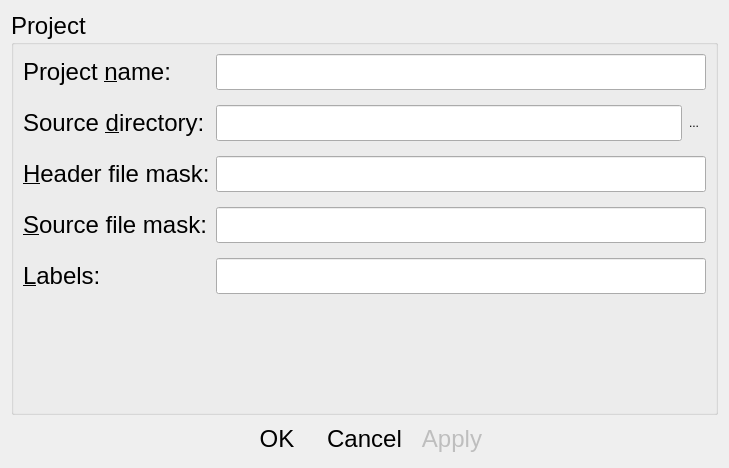
<?xml version="1.0" encoding="UTF-8"?>
<ui version="4.0">
 <class>projectDialog</class>
 <widget class="QDialog" name="projectDialog">
  <property name="geometry">
   <rect>
    <x>0</x>
    <y>0</y>
    <width>729</width>
    <height>468</height>
   </rect>
  </property>
  <property name="sizePolicy">
   <sizepolicy hsizetype="Expanding" vsizetype="Expanding">
    <horstretch>1</horstretch>
    <verstretch>1</verstretch>
   </sizepolicy>
  </property>
  <property name="contextMenuPolicy">
   <enum>Qt::DefaultContextMenu</enum>
  </property>
  <property name="windowTitle">
   <string>Project [*]</string>
  </property>
  <property name="styleSheet">
   <string>QPushButton:hover:flat { border: 1px solid grey; border-radius: 3px} </string>
  </property>
  <layout class="QVBoxLayout" name="verticalLayout_2" stretch="8,2">
   <item>
    <layout class="QVBoxLayout">
     <property name="spacing">
      <number>6</number>
     </property>
     <property name="leftMargin">
      <number>0</number>
     </property>
     <property name="topMargin">
      <number>0</number>
     </property>
     <property name="rightMargin">
      <number>0</number>
     </property>
     <property name="bottomMargin">
      <number>0</number>
     </property>
     <item>
      <widget class="QGroupBox" name="groupBox">
       <property name="font">
        <font>
         <pointsize>18</pointsize>
        </font>
       </property>
       <property name="title">
        <string>Project</string>
       </property>
       <layout class="QHBoxLayout" name="horizontalLayout_2">
        <item>
         <layout class="QFormLayout" name="formLayout">
          <property name="horizontalSpacing">
           <number>6</number>
          </property>
          <property name="verticalSpacing">
           <number>15</number>
          </property>
          <property name="leftMargin">
           <number>0</number>
          </property>
          <property name="topMargin">
           <number>0</number>
          </property>
          <property name="rightMargin">
           <number>0</number>
          </property>
          <property name="bottomMargin">
           <number>0</number>
          </property>
          <item row="0" column="0">
           <widget class="QLabel" name="label_10">
            <property name="font">
             <font>
              <pointsize>18</pointsize>
             </font>
            </property>
            <property name="text">
             <string>Project &amp;name:</string>
            </property>
            <property name="buddy">
             <cstring>projectName_lineEdit</cstring>
            </property>
           </widget>
          </item>
          <item row="0" column="1">
           <widget class="QLineEdit" name="projectName_lineEdit">
            <property name="font">
             <font>
              <pointsize>18</pointsize>
             </font>
            </property>
           </widget>
          </item>
          <item row="1" column="0">
           <widget class="QLabel" name="label_11">
            <property name="font">
             <font>
              <pointsize>18</pointsize>
             </font>
            </property>
            <property name="text">
             <string>Source &amp;directory:</string>
            </property>
            <property name="buddy">
             <cstring>srcDir_lineEdit</cstring>
            </property>
           </widget>
          </item>
          <item row="3" column="0">
           <widget class="QLabel" name="label_12">
            <property name="font">
             <font>
              <pointsize>18</pointsize>
             </font>
            </property>
            <property name="text">
             <string>&amp;Header file mask:</string>
            </property>
            <property name="buddy">
             <cstring>headerfileMask_lineEdit</cstring>
            </property>
           </widget>
          </item>
          <item row="3" column="1">
           <widget class="QLineEdit" name="headerfileMask_lineEdit">
            <property name="font">
             <font>
              <pointsize>18</pointsize>
             </font>
            </property>
           </widget>
          </item>
          <item row="4" column="0">
           <widget class="QLabel" name="label_9">
            <property name="font">
             <font>
              <pointsize>18</pointsize>
             </font>
            </property>
            <property name="text">
             <string>&amp;Source file mask:</string>
            </property>
            <property name="buddy">
             <cstring>srcFileMask_lineEdit</cstring>
            </property>
           </widget>
          </item>
          <item row="4" column="1">
           <widget class="QLineEdit" name="srcFileMask_lineEdit">
            <property name="font">
             <font>
              <pointsize>18</pointsize>
             </font>
            </property>
           </widget>
          </item>
          <item row="1" column="1">
           <layout class="QHBoxLayout" name="horizontalLayout">
            <item>
             <widget class="QLineEdit" name="srcDir_lineEdit">
              <property name="font">
               <font>
                <pointsize>18</pointsize>
               </font>
              </property>
             </widget>
            </item>
            <item>
             <widget class="QToolButton" name="srcDir_toolBn">
              <property name="text">
               <string>...</string>
              </property>
              <property name="autoRaise">
               <bool>true</bool>
              </property>
             </widget>
            </item>
           </layout>
          </item>
          <item row="5" column="1">
           <widget class="QLineEdit" name="labels_lineEdit">
            <property name="font">
             <font>
              <pointsize>18</pointsize>
             </font>
            </property>
           </widget>
          </item>
          <item row="5" column="0">
           <widget class="QLabel" name="label">
            <property name="font">
             <font>
              <pointsize>18</pointsize>
             </font>
            </property>
            <property name="text">
             <string>&amp;Labels:</string>
            </property>
            <property name="buddy">
             <cstring>labels_lineEdit</cstring>
            </property>
           </widget>
          </item>
         </layout>
        </item>
       </layout>
      </widget>
     </item>
    </layout>
   </item>
   <item>
    <layout class="QHBoxLayout" name="_2">
     <property name="spacing">
      <number>6</number>
     </property>
     <property name="leftMargin">
      <number>0</number>
     </property>
     <property name="topMargin">
      <number>0</number>
     </property>
     <property name="rightMargin">
      <number>0</number>
     </property>
     <property name="bottomMargin">
      <number>0</number>
     </property>
     <item>
      <spacer>
       <property name="orientation">
        <enum>Qt::Horizontal</enum>
       </property>
       <property name="sizeHint" stdset="0">
        <size>
         <width>40</width>
         <height>20</height>
        </size>
       </property>
      </spacer>
     </item>
     <item>
      <widget class="QPushButton" name="okButton">
       <property name="font">
        <font>
         <pointsize>18</pointsize>
        </font>
       </property>
       <property name="text">
        <string>OK</string>
       </property>
       <property name="icon">
        <iconset resource="../app.qrc">
         <normaloff>:/Icons/22x22/gtk-ok.png</normaloff>:/Icons/22x22/gtk-ok.png</iconset>
       </property>
       <property name="flat">
        <bool>true</bool>
       </property>
      </widget>
     </item>
     <item>
      <widget class="QPushButton" name="cancelButton">
       <property name="font">
        <font>
         <pointsize>18</pointsize>
        </font>
       </property>
       <property name="text">
        <string>Cancel</string>
       </property>
       <property name="icon">
        <iconset resource="../app.qrc">
         <normaloff>:/Icons/22x22/gtk-cancel.png</normaloff>:/Icons/22x22/gtk-cancel.png</iconset>
       </property>
       <property name="flat">
        <bool>true</bool>
       </property>
      </widget>
     </item>
     <item>
      <widget class="QPushButton" name="applyButton">
       <property name="enabled">
        <bool>false</bool>
       </property>
       <property name="font">
        <font>
         <pointsize>18</pointsize>
        </font>
       </property>
       <property name="text">
        <string>Apply</string>
       </property>
       <property name="flat">
        <bool>true</bool>
       </property>
      </widget>
     </item>
     <item>
      <spacer>
       <property name="orientation">
        <enum>Qt::Horizontal</enum>
       </property>
       <property name="sizeHint" stdset="0">
        <size>
         <width>40</width>
         <height>20</height>
        </size>
       </property>
      </spacer>
     </item>
    </layout>
   </item>
  </layout>
 </widget>
 <tabstops>
  <tabstop>projectName_lineEdit</tabstop>
  <tabstop>headerfileMask_lineEdit</tabstop>
  <tabstop>srcFileMask_lineEdit</tabstop>
 </tabstops>
 <resources>
  <include location="../app.qrc"/>
  <include location="../app.qrc"/>
 </resources>
 <connections/>
</ui>
